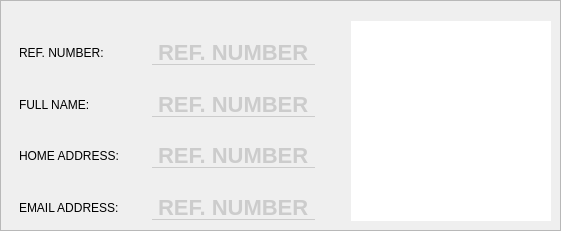
           <widget class="QFrame" name="frame_13">
            <property name="styleSheet">
             <string notr="true"/>
            </property>
            <property name="frameShape">
             <enum>QFrame::StyledPanel</enum>
            </property>
            <property name="frameShadow">
             <enum>QFrame::Raised</enum>
            </property>
            <layout class="QHBoxLayout" name="horizontalLayout_8">
             <property name="spacing">
              <number>0</number>
             </property>
             <property name="leftMargin">
              <number>0</number>
             </property>
             <property name="rightMargin">
              <number>0</number>
             </property>
             <property name="bottomMargin">
              <number>0</number>
             </property>
             <item>
              <widget class="QFrame" name="frame_14">
               <property name="styleSheet">
                <string notr="true">border-color: none;
border-style: none;</string>
               </property>
               <property name="frameShape">
                <enum>QFrame::StyledPanel</enum>
               </property>
               <property name="frameShadow">
                <enum>QFrame::Raised</enum>
               </property>
               <layout class="QHBoxLayout" name="horizontalLayout_9">
                <property name="bottomMargin">
                 <number>0</number>
                </property>
                <item>
                 <widget class="QFrame" name="frame_15">
                  <property name="maximumSize">
                   <size>
                    <width>200</width>
                    <height>16777215</height>
                   </size>
                  </property>
                  <property name="frameShape">
                   <enum>QFrame::StyledPanel</enum>
                  </property>
                  <property name="frameShadow">
                   <enum>QFrame::Raised</enum>
                  </property>
                  <layout class="QVBoxLayout" name="verticalLayout_9">
                   <property name="bottomMargin">
                    <number>0</number>
                   </property>
                   <item>
                    <widget class="QLabel" name="label_25">
                     <property name="text">
                      <string>REF. NUMBER:</string>
                     </property>
                    </widget>
                   </item>
                   <item>
                    <widget class="QLabel" name="label_26">
                     <property name="text">
                      <string>FULL NAME:</string>
                     </property>
                    </widget>
                   </item>
                   <item>
                    <widget class="QLabel" name="label_27">
                     <property name="text">
                      <string>HOME ADDRESS:</string>
                     </property>
                    </widget>
                   </item>
                   <item>
                    <widget class="QLabel" name="label_28">
                     <property name="text">
                      <string>EMAIL ADDRESS:</string>
                     </property>
                    </widget>
                   </item>
                  </layout>
                 </widget>
                </item>
                <item>
                 <widget class="QFrame" name="frame_16">
                  <property name="styleSheet">
                   <string notr="true"/>
                  </property>
                  <property name="frameShape">
                   <enum>QFrame::StyledPanel</enum>
                  </property>
                  <property name="frameShadow">
                   <enum>QFrame::Raised</enum>
                  </property>
                  <layout class="QVBoxLayout" name="verticalLayout_10">
                   <property name="spacing">
                    <number>6</number>
                   </property>
                   <property name="bottomMargin">
                    <number>0</number>
                   </property>
                   <item>
                    <widget class="QFrame" name="frame_17">
                     <property name="maximumSize">
                      <size>
                       <width>16777215</width>
                       <height>16777215</height>
                      </size>
                     </property>
                     <property name="styleSheet">
                      <string notr="true"/>
                     </property>
                     <property name="frameShape">
                      <enum>QFrame::StyledPanel</enum>
                     </property>
                     <property name="frameShadow">
                      <enum>QFrame::Raised</enum>
                     </property>
                     <layout class="QHBoxLayout" name="horizontalLayout_10">
                      <property name="spacing">
                       <number>0</number>
                      </property>
                      <property name="leftMargin">
                       <number>0</number>
                      </property>
                      <property name="topMargin">
                       <number>0</number>
                      </property>
                      <property name="rightMargin">
                       <number>0</number>
                      </property>
                      <property name="bottomMargin">
                       <number>0</number>
                      </property>
                      <item>
                       <widget class="QFrame" name="frame_18">
                        <property name="frameShape">
                         <enum>QFrame::StyledPanel</enum>
                        </property>
                        <property name="frameShadow">
                         <enum>QFrame::Raised</enum>
                        </property>
                        <layout class="QHBoxLayout" name="horizontalLayout_13">
                         <item>
                          <widget class="QLabel" name="regSuc_ref_num_label">
                           <property name="maximumSize">
                            <size>
                             <width>16777215</width>
                             <height>25</height>
                            </size>
                           </property>
                           <property name="styleSheet">
                            <string notr="true">QFrame {
				font-family: Segoe UI;
				font-weight: bold;
				color: #cccccc;
				font-size: 22px;
                border: none;
                border-bottom: 1px solid #cccccc;
				border-radius: 0px;
            }</string>
                           </property>
                           <property name="text">
                            <string>REF. NUMBER</string>
                           </property>
                          </widget>
                         </item>
                        </layout>
                       </widget>
                      </item>
                     </layout>
                    </widget>
                   </item>
                   <item>
                    <widget class="QFrame" name="frame_19">
                     <property name="maximumSize">
                      <size>
                       <width>16777215</width>
                       <height>16777215</height>
                      </size>
                     </property>
                     <property name="styleSheet">
                      <string notr="true"/>
                     </property>
                     <property name="frameShape">
                      <enum>QFrame::StyledPanel</enum>
                     </property>
                     <property name="frameShadow">
                      <enum>QFrame::Raised</enum>
                     </property>
                     <layout class="QHBoxLayout" name="horizontalLayout_11">
                      <property name="spacing">
                       <number>0</number>
                      </property>
                      <property name="leftMargin">
                       <number>0</number>
                      </property>
                      <property name="topMargin">
                       <number>0</number>
                      </property>
                      <property name="rightMargin">
                       <number>0</number>
                      </property>
                      <property name="bottomMargin">
                       <number>0</number>
                      </property>
                      <item>
                       <widget class="QFrame" name="frame_20">
                        <property name="frameShape">
                         <enum>QFrame::StyledPanel</enum>
                        </property>
                        <property name="frameShadow">
                         <enum>QFrame::Raised</enum>
                        </property>
                        <layout class="QHBoxLayout" name="horizontalLayout_14">
                         <item>
                          <widget class="QLabel" name="regSuc_full_name_label">
                           <property name="maximumSize">
                            <size>
                             <width>16777215</width>
                             <height>25</height>
                            </size>
                           </property>
                           <property name="styleSheet">
                            <string notr="true">QFrame {
				font-family: Segoe UI;
				font-weight: bold;
				color: #cccccc;
				font-size: 22px;
                border: none;
                border-bottom: 1px solid #cccccc;
				border-radius: 0px;
            }</string>
                           </property>
                           <property name="text">
                            <string>REF. NUMBER</string>
                           </property>
                          </widget>
                         </item>
                        </layout>
                       </widget>
                      </item>
                     </layout>
                    </widget>
                   </item>
                   <item>
                    <widget class="QFrame" name="frame_21">
                     <property name="maximumSize">
                      <size>
                       <width>16777215</width>
                       <height>16777215</height>
                      </size>
                     </property>
                     <property name="styleSheet">
                      <string notr="true"/>
                     </property>
                     <property name="frameShape">
                      <enum>QFrame::StyledPanel</enum>
                     </property>
                     <property name="frameShadow">
                      <enum>QFrame::Raised</enum>
                     </property>
                     <layout class="QHBoxLayout" name="horizontalLayout_12">
                      <property name="spacing">
                       <number>0</number>
                      </property>
                      <property name="leftMargin">
                       <number>0</number>
                      </property>
                      <property name="topMargin">
                       <number>0</number>
                      </property>
                      <property name="rightMargin">
                       <number>0</number>
                      </property>
                      <property name="bottomMargin">
                       <number>0</number>
                      </property>
                      <item>
                       <widget class="QFrame" name="frame_22">
                        <property name="frameShape">
                         <enum>QFrame::StyledPanel</enum>
                        </property>
                        <property name="frameShadow">
                         <enum>QFrame::Raised</enum>
                        </property>
                        <layout class="QHBoxLayout" name="horizontalLayout_15">
                         <item>
                          <widget class="QLabel" name="regSuc_home_address_label">
                           <property name="maximumSize">
                            <size>
                             <width>16777215</width>
                             <height>25</height>
                            </size>
                           </property>
                           <property name="styleSheet">
                            <string notr="true">QFrame {
				font-family: Segoe UI;
				font-weight: bold;
				color: #cccccc;
				font-size: 22px;
                border: none;
                border-bottom: 1px solid #cccccc;
				border-radius: 0px;
            }</string>
                           </property>
                           <property name="text">
                            <string>REF. NUMBER</string>
                           </property>
                          </widget>
                         </item>
                        </layout>
                       </widget>
                      </item>
                     </layout>
                    </widget>
                   </item>
                   <item>
                    <widget class="QFrame" name="frame_36">
                     <property name="maximumSize">
                      <size>
                       <width>16777215</width>
                       <height>16777215</height>
                      </size>
                     </property>
                     <property name="styleSheet">
                      <string notr="true"/>
                     </property>
                     <property name="frameShape">
                      <enum>QFrame::StyledPanel</enum>
                     </property>
                     <property name="frameShadow">
                      <enum>QFrame::Raised</enum>
                     </property>
                     <layout class="QHBoxLayout" name="horizontalLayout_34">
                      <property name="spacing">
                       <number>0</number>
                      </property>
                      <property name="leftMargin">
                       <number>0</number>
                      </property>
                      <property name="topMargin">
                       <number>0</number>
                      </property>
                      <property name="rightMargin">
                       <number>0</number>
                      </property>
                      <property name="bottomMargin">
                       <number>0</number>
                      </property>
                      <item>
                       <widget class="QFrame" name="frame_38">
                        <property name="frameShape">
                         <enum>QFrame::StyledPanel</enum>
                        </property>
                        <property name="frameShadow">
                         <enum>QFrame::Raised</enum>
                        </property>
                        <layout class="QHBoxLayout" name="horizontalLayout_35">
                         <item>
                          <widget class="QLabel" name="regSuc_email_label">
                           <property name="maximumSize">
                            <size>
                             <width>16777215</width>
                             <height>25</height>
                            </size>
                           </property>
                           <property name="styleSheet">
                            <string notr="true">QFrame {
				font-family: Segoe UI;
				font-weight: bold;
				color: #cccccc;
				font-size: 22px;
                border: none;
                border-bottom: 1px solid #cccccc;
				border-radius: 0px;
            }</string>
                           </property>
                           <property name="text">
                            <string>REF. NUMBER</string>
                           </property>
                          </widget>
                         </item>
                        </layout>
                       </widget>
                      </item>
                     </layout>
                    </widget>
                   </item>
                  </layout>
                 </widget>
                </item>
               </layout>
              </widget>
             </item>
             <item>
              <widget class="QFrame" name="frame_23">
               <property name="maximumSize">
                <size>
                 <width>220</width>
                 <height>320</height>
                </size>
               </property>
               <property name="styleSheet">
                <string notr="true">border-style:none;
border-color:none;</string>
               </property>
               <property name="frameShape">
                <enum>QFrame::StyledPanel</enum>
               </property>
               <property name="frameShadow">
                <enum>QFrame::Raised</enum>
               </property>
               <layout class="QVBoxLayout" name="verticalLayout_11">
                <item>
                 <widget class="QFrame" name="register_success_image_frame">
                  <property name="minimumSize">
                   <size>
                    <width>200</width>
                    <height>200</height>
                   </size>
                  </property>
                  <property name="maximumSize">
                   <size>
                    <width>200</width>
                    <height>200</height>
                   </size>
                  </property>
                  <property name="styleSheet">
                   <string notr="true">background-color: white;
border-radius: 0px;</string>
                  </property>
                  <property name="frameShape">
                   <enum>QFrame::StyledPanel</enum>
                  </property>
                  <property name="frameShadow">
                   <enum>QFrame::Raised</enum>
                  </property>
                  <layout class="QHBoxLayout" name="horizontalLayout_16">
                   <property name="spacing">
                    <number>0</number>
                   </property>
                   <property name="leftMargin">
                    <number>0</number>
                   </property>
                   <property name="topMargin">
                    <number>0</number>
                   </property>
                   <property name="rightMargin">
                    <number>0</number>
                   </property>
                   <property name="bottomMargin">
                    <number>0</number>
                   </property>
                   <item>
                    <widget class="QLabel" name="register_success_image_label">
                     <property name="text">
                      <string/>
                     </property>
                    </widget>
                   </item>
                  </layout>
                 </widget>
                </item>
               </layout>
              </widget>
             </item>
            </layout>
           </widget>
